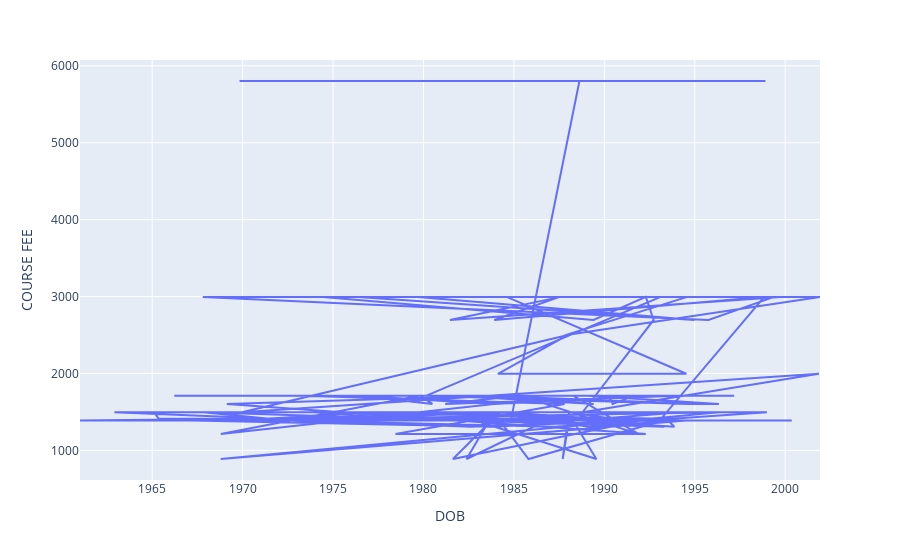

Notebook code for this chart:
### Code cell
# Using plotly.express
import plotly.express as px

fig = px.line(df, x='DOB', y="COURSE FEE")
fig.show()

### Figure 1 — Plotly figure (JSON) as saved in the notebook; plotly's stock layout.template omitted (floating-point values rounded to 4 significant figures; data arrays with more than 128 entries replaced by an {"elided": "..."} marker saying what was removed)
{"data": [{"hovertemplate": "DOB=%{x}<br>COURSE FEE=%{y}<extra></extra>", "legendgroup": "", "line": {"color": "#636efa", "dash": "solid"}, "marker": {"symbol": "circle"}, "mode": "lines", "name": "", "orientation": "v", "showlegend": false, "type": "scatter", "x": {"elided": "244 str values"}, "xaxis": "x", "y": {"elided": "244 int values"}, "yaxis": "y"}], "layout": {"legend": {"tracegroupgap": 0}, "margin": {"t": 60}, "xaxis": {"anchor": "y", "domain": [0, 1], "title": {"text": "DOB"}}, "yaxis": {"anchor": "x", "domain": [0, 1], "title": {"text": "COURSE FEE"}}}}
